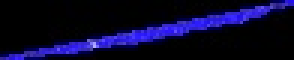
#> input picture CNN_AI/Segmentacion/Azul R2.jpg, 98 x 20 px, found by its file name (shown 3 times larger)
$ python hist.py
#> lines starting #> are read from the running program, lines starting #| are printed output that depends on the picture
import cv2
import numpy as np
from matplotlib import pyplot as plt

img = cv2.imread('data/Azul R2.jpg')
#> img is the input picture: shape (20, 98, 3); mean B, G, R 42.6, 7, 9.4
cv2.imshow('test.jpg', img)
"None mascara de convolucion"
color = ('b','g','r')

for i, c in enumerate(color):
    hist = cv2.calcHist([img], [i], None, [255], [0, 255])
    plt.plot(hist, color = c)
    plt.ylim([0,256])
    plt.xlabel("cantidad de pixeles ", color='black')
    plt.ylabel("Nivel de intensidad", color='black')
    plt.title("Canales RGB hígado 365 nm ",color='black')


plt.show()
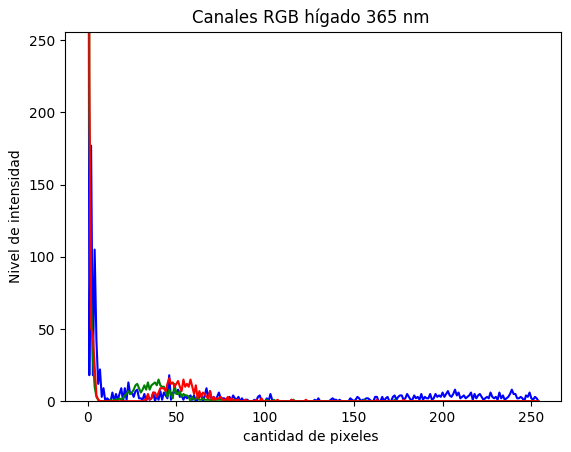
#> figure drawn by matplotlib, 1 panel; curve peaks at x = 0, y = 942; curve peaks at x = 0, y = 1320; curve peaks at x = 0, y = 1281


cv2.destroyAllWindows()
